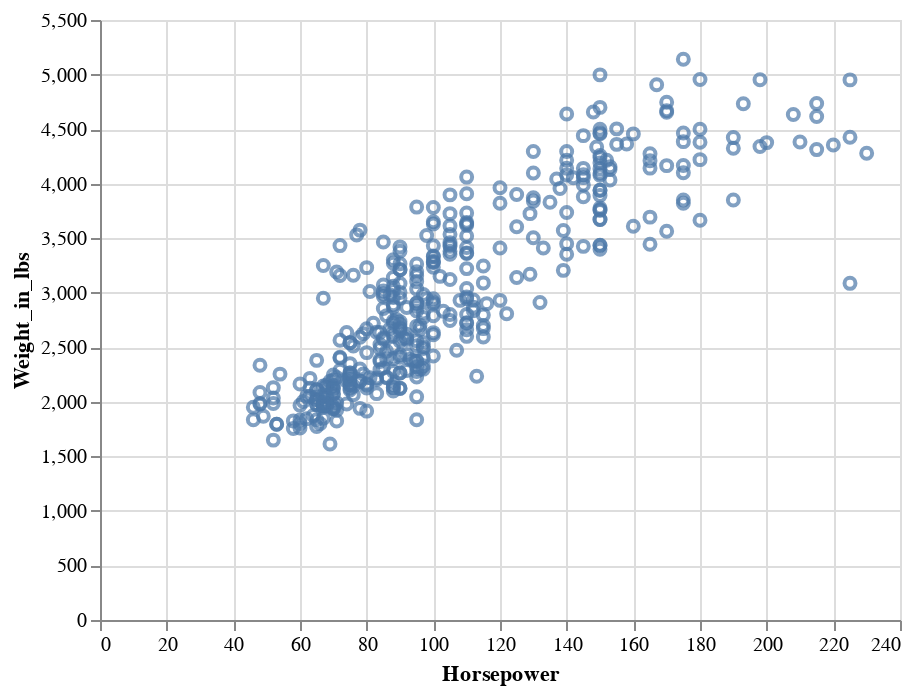

The notebook cell this image was saved under:
### Markdown cell above
To add other variables to the chart, we can just add new encodings. However, for a single chart we are always restricted to a single mark type.

### Code cell
alt.Chart(cars).mark_point().encode(x="Horsepower", y="Weight_in_lbs")

### Figure 1 — Vega-Lite specification as saved in the notebook (floating-point values rounded to 4 significant figures; data arrays with more than 128 entries replaced by an {"elided": "..."} marker saying what was removed)
{"$schema": "https://vega.github.io/schema/vega-lite/v2.6.0.json", "config": {"view": {"height": 300, "width": 400}}, "data": {"name": "data-c8f93488148fad3697c74ae8c2dd0e69"}, "datasets": {"data-c8f93488148fad3697c74ae8c2dd0e69": {"elided": "406 records"}}, "encoding": {"x": {"field": "Horsepower", "type": "quantitative"}, "y": {"field": "Weight_in_lbs", "type": "quantitative"}}, "mark": "point"}
